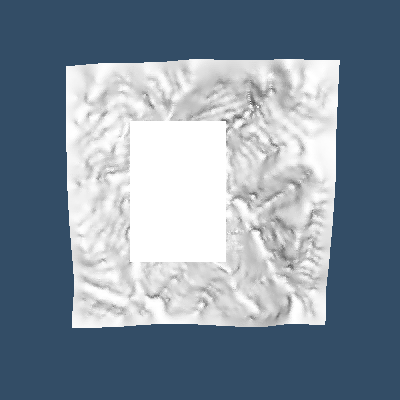

Here is the Python script that generated this plot:
#!/usr/bin/env python

# Read an OMF file and render topography, collar, assay, and block model data.

import os

import vtkmodules.vtkInteractionStyle  # noqa: F401
import vtkmodules.vtkRenderingFreeType  # noqa: F401
import vtkmodules.vtkRenderingOpenGL2  # noqa: F401

from vtkmodules.vtkIOOMF import vtkOMFReader
from vtkmodules.vtkRenderingCore import (
    vtkActor,
    vtkDataSetMapper,
    vtkRenderWindow,
    vtkRenderWindowInteractor,
    vtkRenderer,
)

# Source
data_dir = os.environ.get("VPE_DATA_DIR", os.path.dirname(os.path.abspath(__file__)))

omf_reader = vtkOMFReader()
omf_reader.SetFileName(os.path.join(data_dir, "omf-test-file.omf"))
omf_reader.UpdateInformation()

omf_reader.SetDataElementArrayStatus("collar", 1)
omf_reader.SetDataElementArrayStatus("wolfpass_WP_assay", 1)
omf_reader.SetDataElementArrayStatus("Topography", 1)
omf_reader.SetDataElementArrayStatus("Basement", 1)
omf_reader.SetDataElementArrayStatus("Early Diorite", 1)
omf_reader.SetDataElementArrayStatus("Intermineral diorite", 1)
omf_reader.SetDataElementArrayStatus("Dacite", 1)
omf_reader.SetDataElementArrayStatus("Cover", 1)
omf_reader.SetDataElementArrayStatus("Block Model", 1)
omf_reader.Update()

omf_output = omf_reader.GetOutput()

# Mapper / Actor - collar
collar_mapper = vtkDataSetMapper()
collar_mapper.SetInputDataObject(omf_output.GetPartitionedDataSet(0).GetPartition(0))

collar_actor = vtkActor()
collar_actor.SetMapper(collar_mapper)

# Mapper / Actor - assay
assay_mapper = vtkDataSetMapper()
assay_mapper.SetInputDataObject(omf_output.GetPartitionedDataSet(1).GetPartition(0))

assay_actor = vtkActor()
assay_actor.SetMapper(assay_mapper)

# Mapper / Actor - topography
topography_mapper = vtkDataSetMapper()
topography_mapper.SetInputDataObject(omf_output.GetPartitionedDataSet(2).GetPartition(0))

topography_actor = vtkActor()
topography_actor.SetMapper(topography_mapper)

# Mapper / Actor - basement
basement_mapper = vtkDataSetMapper()
basement_mapper.SetInputDataObject(omf_output.GetPartitionedDataSet(3).GetPartition(0))

basement_actor = vtkActor()
basement_actor.SetMapper(basement_mapper)

# Mapper / Actor - early diorite
early_diorite_mapper = vtkDataSetMapper()
early_diorite_mapper.SetInputDataObject(omf_output.GetPartitionedDataSet(4).GetPartition(0))

early_diorite_actor = vtkActor()
early_diorite_actor.SetMapper(early_diorite_mapper)

# Mapper / Actor - intermineral diorite
intermineral_diorite_mapper = vtkDataSetMapper()
intermineral_diorite_mapper.SetInputDataObject(omf_output.GetPartitionedDataSet(5).GetPartition(0))

intermineral_diorite_actor = vtkActor()
intermineral_diorite_actor.SetMapper(intermineral_diorite_mapper)

# Mapper / Actor - dacite
dacite_mapper = vtkDataSetMapper()
dacite_mapper.SetInputDataObject(omf_output.GetPartitionedDataSet(6).GetPartition(0))

dacite_actor = vtkActor()
dacite_actor.SetMapper(dacite_mapper)

# Mapper / Actor - cover
cover_mapper = vtkDataSetMapper()
cover_mapper.SetInputDataObject(omf_output.GetPartitionedDataSet(7).GetPartition(0))

cover_actor = vtkActor()
cover_actor.SetMapper(cover_mapper)

# Mapper / Actor - block model
block_model_mapper = vtkDataSetMapper()
block_model_mapper.SetInputDataObject(omf_output.GetPartitionedDataSet(8).GetPartition(0))

block_model_actor = vtkActor()
block_model_actor.SetMapper(block_model_mapper)

# Renderer
renderer = vtkRenderer()
renderer.AddActor(collar_actor)
renderer.AddActor(assay_actor)
renderer.AddActor(topography_actor)
renderer.AddActor(basement_actor)
renderer.AddActor(early_diorite_actor)
renderer.AddActor(intermineral_diorite_actor)
renderer.AddActor(dacite_actor)
renderer.AddActor(cover_actor)
renderer.AddActor(block_model_actor)
renderer.SetBackground(0.2, 0.3, 0.4)

# Render window
render_window = vtkRenderWindow()
render_window.AddRenderer(renderer)
render_window.SetWindowName("omf reader")
render_window.SetMultiSamples(0)
render_window.SetSize(400, 400)

# Interactor
interactor = vtkRenderWindowInteractor()
interactor.SetRenderWindow(render_window)

# Scene
renderer.ResetCamera()

interactor.Initialize()
interactor.Start()
